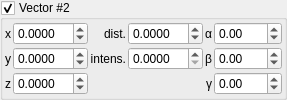
       <widget class="MyGroupBox" name="groupCheck_IFS_enabled_1">
        <property name="title">
         <string>Vector #2</string>
        </property>
        <property name="checkable">
         <bool>true</bool>
        </property>
        <layout class="QGridLayout" name="gridLayout_6" columnstretch="0,1,0,1,0,1">
         <property name="leftMargin">
          <number>2</number>
         </property>
         <property name="topMargin">
          <number>2</number>
         </property>
         <property name="rightMargin">
          <number>2</number>
         </property>
         <property name="bottomMargin">
          <number>2</number>
         </property>
         <property name="spacing">
          <number>2</number>
         </property>
         <item row="0" column="0">
          <widget class="QLabel" name="label_154">
           <property name="sizePolicy">
            <sizepolicy hsizetype="Preferred" vsizetype="Preferred">
             <horstretch>0</horstretch>
             <verstretch>0</verstretch>
            </sizepolicy>
           </property>
           <property name="text">
            <string notr="true">x</string>
           </property>
           <property name="alignment">
            <set>Qt::AlignCenter</set>
           </property>
          </widget>
         </item>
         <item row="1" column="0">
          <widget class="QLabel" name="label_155">
           <property name="sizePolicy">
            <sizepolicy hsizetype="Preferred" vsizetype="Preferred">
             <horstretch>0</horstretch>
             <verstretch>0</verstretch>
            </sizepolicy>
           </property>
           <property name="text">
            <string notr="true">y</string>
           </property>
           <property name="alignment">
            <set>Qt::AlignCenter</set>
           </property>
          </widget>
         </item>
         <item row="1" column="4">
          <widget class="QLabel" name="label_48">
           <property name="text">
            <string notr="true">β</string>
           </property>
           <property name="alignment">
            <set>Qt::AlignRight|Qt::AlignTrailing|Qt::AlignVCenter</set>
           </property>
          </widget>
         </item>
         <item row="2" column="4">
          <widget class="QLabel" name="label_70">
           <property name="text">
            <string notr="true">γ</string>
           </property>
           <property name="alignment">
            <set>Qt::AlignRight|Qt::AlignTrailing|Qt::AlignVCenter</set>
           </property>
          </widget>
         </item>
         <item row="0" column="2">
          <widget class="QLabel" name="label_71">
           <property name="text">
            <string>dist.</string>
           </property>
           <property name="alignment">
            <set>Qt::AlignRight|Qt::AlignTrailing|Qt::AlignVCenter</set>
           </property>
          </widget>
         </item>
         <item row="2" column="0">
          <widget class="QLabel" name="label_156">
           <property name="sizePolicy">
            <sizepolicy hsizetype="Preferred" vsizetype="Preferred">
             <horstretch>0</horstretch>
             <verstretch>0</verstretch>
            </sizepolicy>
           </property>
           <property name="text">
            <string notr="true">z</string>
           </property>
           <property name="alignment">
            <set>Qt::AlignCenter</set>
           </property>
          </widget>
         </item>
         <item row="0" column="4">
          <widget class="QLabel" name="label_72">
           <property name="text">
            <string notr="true">α</string>
           </property>
           <property name="alignment">
            <set>Qt::AlignRight|Qt::AlignTrailing|Qt::AlignVCenter</set>
           </property>
          </widget>
         </item>
         <item row="1" column="2">
          <widget class="QLabel" name="label_73">
           <property name="text">
            <string>intens.</string>
           </property>
           <property name="alignment">
            <set>Qt::AlignRight|Qt::AlignTrailing|Qt::AlignVCenter</set>
           </property>
          </widget>
         </item>
         <item row="0" column="1">
          <widget class="MyDoubleSpinBox" name="spinbox3_IFS_direction_1_x">
           <property name="sizePolicy">
            <sizepolicy hsizetype="Minimum" vsizetype="Maximum">
             <horstretch>0</horstretch>
             <verstretch>0</verstretch>
            </sizepolicy>
           </property>
           <property name="prefix">
            <string/>
           </property>
           <property name="suffix">
            <string/>
           </property>
           <property name="decimals">
            <number>4</number>
           </property>
           <property name="minimum">
            <double>-10.000000000000000</double>
           </property>
           <property name="maximum">
            <double>10.000000000000000</double>
           </property>
           <property name="singleStep">
            <double>0.010000000000000</double>
           </property>
          </widget>
         </item>
         <item row="1" column="1">
          <widget class="MyDoubleSpinBox" name="spinbox3_IFS_direction_1_y">
           <property name="sizePolicy">
            <sizepolicy hsizetype="Minimum" vsizetype="Maximum">
             <horstretch>0</horstretch>
             <verstretch>0</verstretch>
            </sizepolicy>
           </property>
           <property name="prefix">
            <string/>
           </property>
           <property name="suffix">
            <string/>
           </property>
           <property name="decimals">
            <number>4</number>
           </property>
           <property name="minimum">
            <double>-10.000000000000000</double>
           </property>
           <property name="maximum">
            <double>10.000000000000000</double>
           </property>
           <property name="singleStep">
            <double>0.010000000000000</double>
           </property>
          </widget>
         </item>
         <item row="2" column="1">
          <widget class="MyDoubleSpinBox" name="spinbox3_IFS_direction_1_z">
           <property name="sizePolicy">
            <sizepolicy hsizetype="Minimum" vsizetype="Maximum">
             <horstretch>0</horstretch>
             <verstretch>0</verstretch>
            </sizepolicy>
           </property>
           <property name="prefix">
            <string/>
           </property>
           <property name="suffix">
            <string/>
           </property>
           <property name="decimals">
            <number>4</number>
           </property>
           <property name="minimum">
            <double>-10.000000000000000</double>
           </property>
           <property name="maximum">
            <double>10.000000000000000</double>
           </property>
           <property name="singleStep">
            <double>0.010000000000000</double>
           </property>
          </widget>
         </item>
         <item row="0" column="3">
          <widget class="MyDoubleSpinBox" name="spinbox_IFS_distance_1">
           <property name="sizePolicy">
            <sizepolicy hsizetype="Minimum" vsizetype="Maximum">
             <horstretch>0</horstretch>
             <verstretch>0</verstretch>
            </sizepolicy>
           </property>
           <property name="prefix">
            <string/>
           </property>
           <property name="suffix">
            <string/>
           </property>
           <property name="decimals">
            <number>4</number>
           </property>
           <property name="minimum">
            <double>-10.000000000000000</double>
           </property>
           <property name="maximum">
            <double>10.000000000000000</double>
           </property>
           <property name="singleStep">
            <double>0.010000000000000</double>
           </property>
          </widget>
         </item>
         <item row="1" column="3">
          <widget class="MyDoubleSpinBox" name="spinbox_IFS_intensity_1">
           <property name="sizePolicy">
            <sizepolicy hsizetype="Minimum" vsizetype="Maximum">
             <horstretch>0</horstretch>
             <verstretch>0</verstretch>
            </sizepolicy>
           </property>
           <property name="prefix">
            <string/>
           </property>
           <property name="suffix">
            <string/>
           </property>
           <property name="decimals">
            <number>4</number>
           </property>
           <property name="minimum">
            <double>0.000000000000000</double>
           </property>
           <property name="maximum">
            <double>10.000000000000000</double>
           </property>
           <property name="singleStep">
            <double>0.010000000000000</double>
           </property>
          </widget>
         </item>
         <item row="0" column="5">
          <widget class="MyDoubleSpinBox" name="spinboxd3_IFS_rotations_1_x">
           <property name="sizePolicy">
            <sizepolicy hsizetype="Minimum" vsizetype="Maximum">
             <horstretch>0</horstretch>
             <verstretch>0</verstretch>
            </sizepolicy>
           </property>
           <property name="prefix">
            <string/>
           </property>
           <property name="suffix">
            <string/>
           </property>
           <property name="decimals">
            <number>2</number>
           </property>
           <property name="minimum">
            <double>-180.000000000000000</double>
           </property>
           <property name="maximum">
            <double>180.000000000000000</double>
           </property>
           <property name="singleStep">
            <double>1.000000000000000</double>
           </property>
          </widget>
         </item>
         <item row="1" column="5">
          <widget class="MyDoubleSpinBox" name="spinboxd3_IFS_rotations_1_y">
           <property name="sizePolicy">
            <sizepolicy hsizetype="Minimum" vsizetype="Maximum">
             <horstretch>0</horstretch>
             <verstretch>0</verstretch>
            </sizepolicy>
           </property>
           <property name="prefix">
            <string/>
           </property>
           <property name="suffix">
            <string/>
           </property>
           <property name="decimals">
            <number>2</number>
           </property>
           <property name="minimum">
            <double>-180.000000000000000</double>
           </property>
           <property name="maximum">
            <double>180.000000000000000</double>
           </property>
           <property name="singleStep">
            <double>1.000000000000000</double>
           </property>
          </widget>
         </item>
         <item row="2" column="5">
          <widget class="MyDoubleSpinBox" name="spinboxd3_IFS_rotations_1_z">
           <property name="sizePolicy">
            <sizepolicy hsizetype="Minimum" vsizetype="Maximum">
             <horstretch>0</horstretch>
             <verstretch>0</verstretch>
            </sizepolicy>
           </property>
           <property name="prefix">
            <string/>
           </property>
           <property name="suffix">
            <string/>
           </property>
           <property name="decimals">
            <number>2</number>
           </property>
           <property name="minimum">
            <double>-180.000000000000000</double>
           </property>
           <property name="maximum">
            <double>180.000000000000000</double>
           </property>
           <property name="singleStep">
            <double>1.000000000000000</double>
           </property>
          </widget>
         </item>
        </layout>
       </widget>
